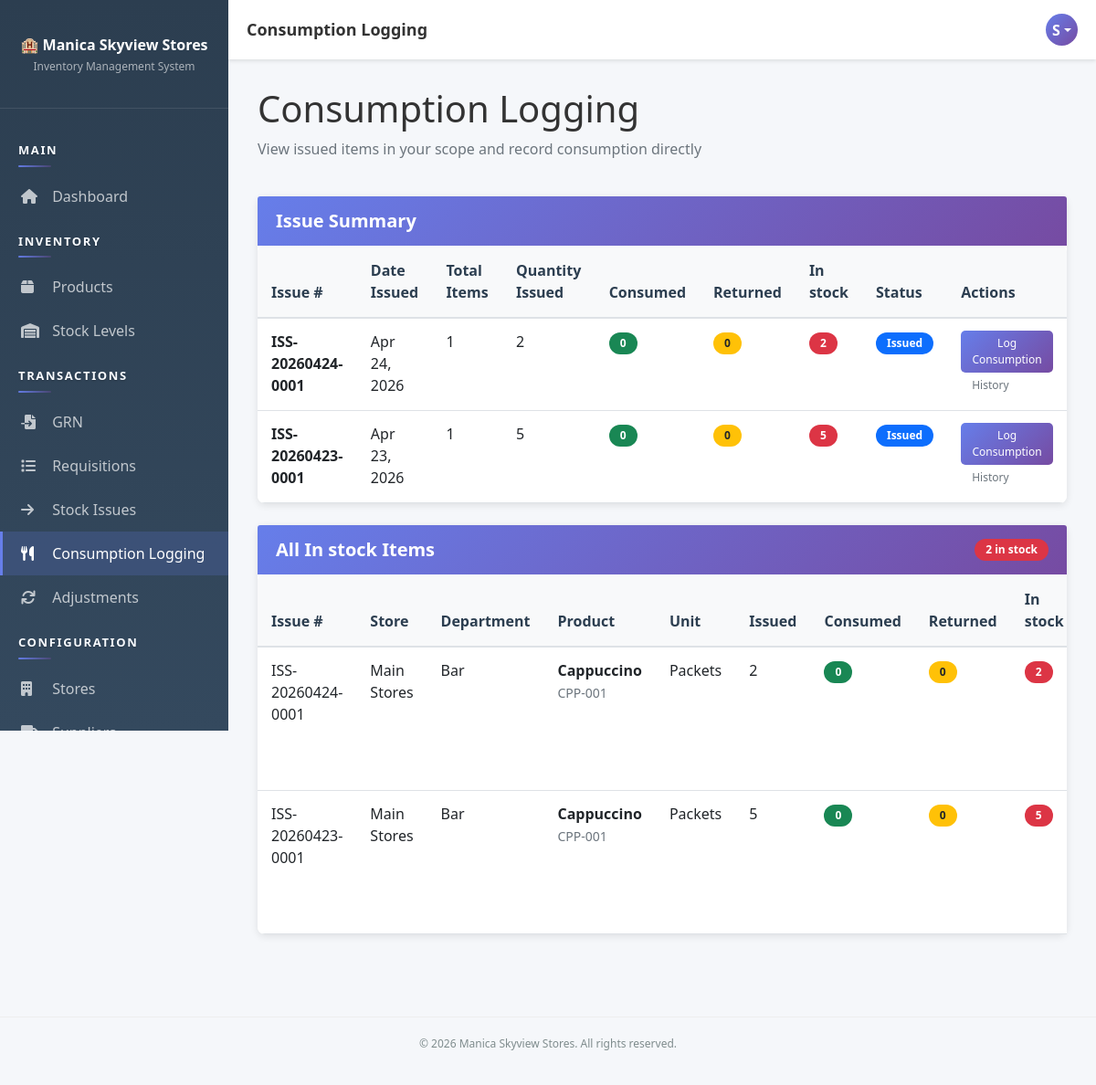
/pages/stock-issues/consumption.php (signed in), run on the app's committed database.
### tables this page shows
CREATE TABLE `users` (
  `user_id` int(11) NOT NULL AUTO_INCREMENT,
  `username` varchar(50) NOT NULL,
  `email` varchar(100) NOT NULL,
  `password` varchar(255) NOT NULL,
  `full_name` varchar(100) NOT NULL,
  `role_id` int(11) NOT NULL,
  `status` enum('active','inactive') DEFAULT 'active',
  `created_at` timestamp NOT NULL DEFAULT current_timestamp(),
  `updated_at` timestamp NOT NULL DEFAULT current_timestamp() ON UPDATE current_timestamp(),
  PRIMARY KEY (`user_id`),
  UNIQUE KEY `username` (`username`),
  UNIQUE KEY `email` (`email`),
  KEY `role_id` (`role_id`),
  CONSTRAINT `users_ibfk_1` FOREIGN KEY (`role_id`) REFERENCES `roles` (`role_id`)
);

CREATE TABLE `stock_issues` (
  `issue_id` int(11) NOT NULL AUTO_INCREMENT,
  `issue_number` varchar(50) NOT NULL,
  `requisition_id` int(11) DEFAULT NULL,
  `store_id` int(11) NOT NULL,
  `department_id` int(11) NOT NULL,
  `issued_by` int(11) NOT NULL,
  `issue_date` datetime DEFAULT current_timestamp(),
  `received_by` int(11) DEFAULT NULL,
  `received_date` datetime DEFAULT NULL,
  `status` enum('issued','received','cancelled') DEFAULT 'issued',
  `notes` text DEFAULT NULL,
  `created_at` timestamp NOT NULL DEFAULT current_timestamp(),
  `updated_at` timestamp NOT NULL DEFAULT current_timestamp() ON UPDATE current_timestamp(),
  PRIMARY KEY (`issue_id`),
  UNIQUE KEY `issue_number` (`issue_number`),
  KEY `requisition_id` (`requisition_id`),
  KEY `store_id` (`store_id`),
  KEY `department_id` (`department_id`),
  KEY `issued_by` (`issued_by`),
  KEY `received_by` (`received_by`),
  KEY `idx_issue_date` (`issue_date`),
  CONSTRAINT `stock_issues_ibfk_1` FOREIGN KEY (`requisition_id`) REFERENCES `requisitions` (`requisition_id`),
  CONSTRAINT `stock_issues_ibfk_2` FOREIGN KEY (`store_id`) REFERENCES `stores` (`store_id`),
  CONSTRAINT `stock_issues_ibfk_3` FOREIGN KEY (`department_id`) REFERENCES `departments` (`dept_id`),
  CONSTRAINT `stock_issues_ibfk_4` FOREIGN KEY (`issued_by`) REFERENCES `users` (`user_id`),
  CONSTRAINT `stock_issues_ibfk_5` FOREIGN KEY (`received_by`) REFERENCES `users` (`user_id`)
);

CREATE TABLE `stock_issue_items` (
  `issue_item_id` int(11) NOT NULL AUTO_INCREMENT,
  `issue_id` int(11) NOT NULL,
  `product_id` int(11) NOT NULL,
  `quantity_issued` int(11) NOT NULL,
  `quantity_consumed` int(11) NOT NULL DEFAULT 0,
  `quantity_returned` int(11) NOT NULL DEFAULT 0,
  `batch_number` varchar(50) DEFAULT NULL,
  `expiry_date` date DEFAULT NULL,
  `unit_price` decimal(10,2) DEFAULT NULL,
  `remarks` text DEFAULT NULL,
  `created_at` timestamp NOT NULL DEFAULT current_timestamp(),
  `updated_at` timestamp NOT NULL DEFAULT current_timestamp() ON UPDATE current_timestamp(),
  PRIMARY KEY (`issue_item_id`),
  KEY `issue_id` (`issue_id`),
  KEY `product_id` (`product_id`),
  CONSTRAINT `stock_issue_items_ibfk_1` FOREIGN KEY (`issue_id`) REFERENCES `stock_issues` (`issue_id`) ON DELETE CASCADE,
  CONSTRAINT `stock_issue_items_ibfk_2` FOREIGN KEY (`product_id`) REFERENCES `products` (`product_id`)
);

CREATE TABLE `stores` (
  `store_id` int(11) NOT NULL AUTO_INCREMENT,
  `store_name` varchar(100) NOT NULL,
  `store_code` varchar(20) NOT NULL,
  `location` varchar(100) DEFAULT NULL,
  `responsible_user_id` int(11) DEFAULT NULL,
  `description` text DEFAULT NULL,
  `status` enum('active','inactive') DEFAULT 'active',
  `created_at` timestamp NOT NULL DEFAULT current_timestamp(),
  `updated_at` timestamp NOT NULL DEFAULT current_timestamp() ON UPDATE current_timestamp(),
  PRIMARY KEY (`store_id`),
  UNIQUE KEY `store_code` (`store_code`),
  KEY `responsible_user_id` (`responsible_user_id`),
  CONSTRAINT `stores_ibfk_1` FOREIGN KEY (`responsible_user_id`) REFERENCES `users` (`user_id`)
);

CREATE TABLE `departments` (
  `dept_id` int(11) NOT NULL AUTO_INCREMENT,
  `dept_name` varchar(100) NOT NULL,
  `dept_code` varchar(20) NOT NULL,
  `head_user_id` int(11) DEFAULT NULL,
  `status` enum('active','inactive') DEFAULT 'active',
  `monthly_budget` decimal(12,2) NOT NULL DEFAULT 0.00,
  `weekly_budget` decimal(12,2) NOT NULL DEFAULT 0.00,
  `created_at` timestamp NOT NULL DEFAULT current_timestamp(),
  PRIMARY KEY (`dept_id`),
  UNIQUE KEY `dept_code` (`dept_code`),
  KEY `head_user_id` (`head_user_id`),
  CONSTRAINT `departments_ibfk_1` FOREIGN KEY (`head_user_id`) REFERENCES `users` (`user_id`)
);

CREATE TABLE `products` (
  `product_id` int(11) NOT NULL AUTO_INCREMENT,
  `product_name` varchar(100) NOT NULL,
  `product_code` varchar(50) NOT NULL,
  `category_id` int(11) NOT NULL,
  `unit_of_measure` varchar(20) DEFAULT NULL,
  `reorder_level` int(11) DEFAULT 10,
  `reorder_quantity` int(11) DEFAULT 50,
  `status` enum('active','inactive') DEFAULT 'active',
  `created_at` timestamp NOT NULL DEFAULT current_timestamp(),
  `updated_at` timestamp NOT NULL DEFAULT current_timestamp() ON UPDATE current_timestamp(),
  PRIMARY KEY (`product_id`),
  UNIQUE KEY `product_code` (`product_code`),
  KEY `category_id` (`category_id`),
  KEY `idx_product_code` (`product_code`),
  CONSTRAINT `products_ibfk_1` FOREIGN KEY (`category_id`) REFERENCES `categories` (`category_id`)
);

### pages/stock-issues/consumption.php (the view, shortened to what the rows shown need)
<?php
require_once __DIR__ . '/../../app/bootstrap.php';
$currentUser = getCurrentUser();
$userId = $currentUser['user_id'];
$isApprover = can('stock-issues.approve');
$db = Database::getInstance()->getConnection();
$result = $db->query("SHOW TABLES LIKE 'consumption_permissions'");
$tablesExist = $result->num_rows > 0;
$issueController = new StockIssueController();
$tableError = false;
$issues = [];
$pendingItems = [];
if ($tablesExist) {
    $issues = $issueController->getConsumableIssuesForUser($userId, true);
    $pendingItems = $issueController->getPendingConsumptionItemsForUser($userId);
}
$pageTitle = 'Consumption Logging';
?>
<?php include __DIR__ . '/../../app/views/layout-header.php'; ?>
<div class="container-fluid">
    <div class="row mb-4">
        <div class="col">
            <h1><?php echo htmlspecialchars($pageTitle); ?></h1>
        </div>
    </div>
    <?php if ($tableError): ?>
        <div class="alert alert-warning alert-dismissible fade show" role="alert">
            <strong>⚠️ Setup Required</strong><br>
            The consumption tracking feature requires database tables that have not been created yet.
            Please run the updated <code>database/schema.sql</code> file to enable this feature.
            <button type="button" class="btn-close" data-bs-dismiss="alert"></button>
        </div>
    <?php else: ?>
        <?php if (!empty($issues)): ?>
            <div class="card mb-4">
                <div class="table-responsive">
                    <table class="table table-hover mb-0">
                        <thead class="table-light">
                            <tr>
                                <th>Issue #</th>
                                <th>Date Issued</th>
                                <th>Total Items</th>
                                <th>Quantity Issued</th>
                                <th>Consumed</th>
                                <th>Returned</th>
                                <th>In stock</th>
                                <th>Status</th>
                                <th>Actions</th>
                            </tr>
                        </thead>
                        <tbody>
                            <?php foreach ($issues as $issue):
                                $pending = (int)$issue['total_quantity_issued'] - (int)($issue['total_quantity_consumed'] ?? 0) - (int)($issue['total_quantity_returned'] ?? 0);
                            ?>
                                <tr>
                                    <td>
                                        <strong><?php echo htmlspecialchars($issue['issue_number']); ?></strong>
                                    </td>
                                    <td><?php echo date('M d, Y', strtotime($issue['issue_date'])); ?></td>
                                    <td><?php echo (int)$issue['total_items']; ?></td>
                                    <td><?php echo (int)$issue['total_quantity_issued']; ?></td>
                                    <td>
                                        <span class="badge bg-success"><?php echo (int)($issue['total_quantity_consumed'] ?? 0); ?></span>
                                    </td>
                                    <td>
                                        <span class="badge bg-warning text-dark"><?php echo (int)($issue['total_quantity_returned'] ?? 0); ?></span>
                                    </td>
                                    <td>
                                        <?php if ($pending > 0): ?>
                                            <span class="badge bg-danger"><?php echo $pending; ?></span>
                                        <?php else: ?>
                                            <span class="badge bg-secondary">Done</span>
                                        <?php endif; ?>
                                    </td>
                                    <td>
                                        <span class="badge bg-<?php echo $issue['status'] === 'received' ? 'info' : 'primary'; ?>">
                                            <?php echo ucfirst($issue['status']); ?>
                                        </span>
                                    </td>
                                    <td>
                                        <a href="<?php echo SITE_URL; ?>pages/stock-issues/log-consumption.php?issue_id=<?php echo (int)$issue['issue_id']; ?>"
                                           class="btn btn-sm btn-primary">
                                            Log Consumption
                                        </a>
                                        <a href="<?php echo SITE_URL; ?>pages/stock-issues/consumption-history.php?issue_id=<?php echo (int)$issue['issue_id']; ?>"
                                           class="btn btn-sm btn-outline-secondary">
                                            History
                                        </a>
                                    </td>
                                </tr>
                            <?php endforeach; ?>
                        </tbody>
                    </table>
                </div>
            </div>
        <?php endif; ?>
        <div class="card">
            <?php if (empty($pendingItems)): ?>
                <div class="card-body">
                    <div class="alert alert-info mb-0" role="alert">
                        No in stock items found. All issued items are fully accounted for.
                    </div>
                </div>
            <?php else: ?>
                <div class="table-responsive">
                    <table class="table table-hover mb-0">
                        <thead class="table-light">
                            <tr>
                                <th>Issue #</th>
                                <?php if ($isApprover): ?>
                                    <th>Store</th>
                                    <th>Department</th>
                                <?php endif; ?>
                                <th>Product</th>
                                <th>Unit</th>
                                <th>Issued</th>
                                <th>Consumed</th>
                                <th>Returned</th>
                                <th>In stock</th>
                            </tr>
                        </thead>
                        <tbody>
                            <?php foreach ($pendingItems as $item): ?>
                                <tr>
                                    <td><?php echo htmlspecialchars($item['issue_number']); ?></td>
                                    <?php if ($isApprover): ?>
                                        <td><?php echo htmlspecialchars($item['store_name']); ?></td>
                                        <td><?php echo htmlspecialchars($item['dept_name']); ?></td>
                                    <?php endif; ?>
                                    <td>
                                        <strong><?php echo htmlspecialchars($item['product_name']); ?></strong><br>
                                        <small class="text-muted"><?php echo htmlspecialchars($item['product_code']); ?></small>
                                    </td>
                                    <td><?php echo htmlspecialchars($item['unit_of_measure']); ?></td>
                                    <td><?php echo (int)$item['quantity_issued']; ?></td>
                                    <td><span class="badge bg-success"><?php echo (int)$item['quantity_consumed']; ?></span></td>
                                    <td><span class="badge bg-warning text-dark"><?php echo (int)$item['quantity_returned']; ?></span></td>
                                    <td><span class="badge bg-danger"><?php echo (int)$item['quantity_pending']; ?></span></td>
                                </tr>
                            <?php endforeach; ?>
                        </tbody>
                    </table>
                </div>
            <?php endif; ?>
        </div>
    <?php endif; ?>
</div>
<?php include __DIR__ . '/../../app/views/layout-footer.php'; ?>

### app/views/layout-header.php (shortened to what the rows shown need)
<!DOCTYPE html>
<html lang="en">
<head>
    <link href="https://cdn.jsdelivr.net/npm/bootstrap@5.1.3/dist/css/bootstrap.min.css" rel="stylesheet">
    <link rel="stylesheet" href="https://cdnjs.cloudflare.com/ajax/libs/font-awesome/6.0.0/css/all.min.css">
    <link href="<?php echo SITE_URL; ?>public/css/style.css" rel="stylesheet">
</head>
<body>
    <div class="topbar">
        <div class="topbar-right">
            <div class="user-profile dropdown">
                <div class="user-avatar dropdown-toggle" role="button" data-bs-toggle="dropdown" aria-expanded="false">
                    <?php
                    $user = getCurrentUser();
                    if ($user) {
                        echo strtoupper(substr($user['full_name'], 0, 1));
                    }
                    ?>
                </div>
            </div>
        </div>
    </div>
    <div class="main-content">

### data on the page
users: full_name "S"
stock_issues: issue_number "ISS-20260424-0001", issue_date "Apr 24, 2026", total_items "1", total_quantity_issued "2", total_quantity_consumed "0", total_quantity_returned "0", pending "2", status "Issued"
stock_issues: issue_number "ISS-20260423-0001", issue_date "Apr 23, 2026", total_items "1", total_quantity_issued "5", total_quantity_consumed "0", total_quantity_returned "0", pending "5", status "Issued"
stock_issue_items: issue.issue_number "ISS-20260424-0001", stores.store_name "Main Stores", departments.dept_name "Bar", product.product_name "Cappuccino", product.product_code "CPP-001", product.unit_of_measure "Packets", quantity_issued "2", quantity_consumed "0", quantity_returned "0", quantity_pending "2"
stock_issue_items: issue.issue_number "ISS-20260423-0001", stores.store_name "Main Stores", departments.dept_name "Bar", product.product_name "Cappuccino", product.product_code "CPP-001", product.unit_of_measure "Packets", quantity_issued "5", quantity_consumed "0", quantity_returned "0", quantity_pending "5"

### other printed values
$pageTitle "Consumption Logging"
count($pendingItems) "2"
APP_NAME "Manica Skyview Stores"
